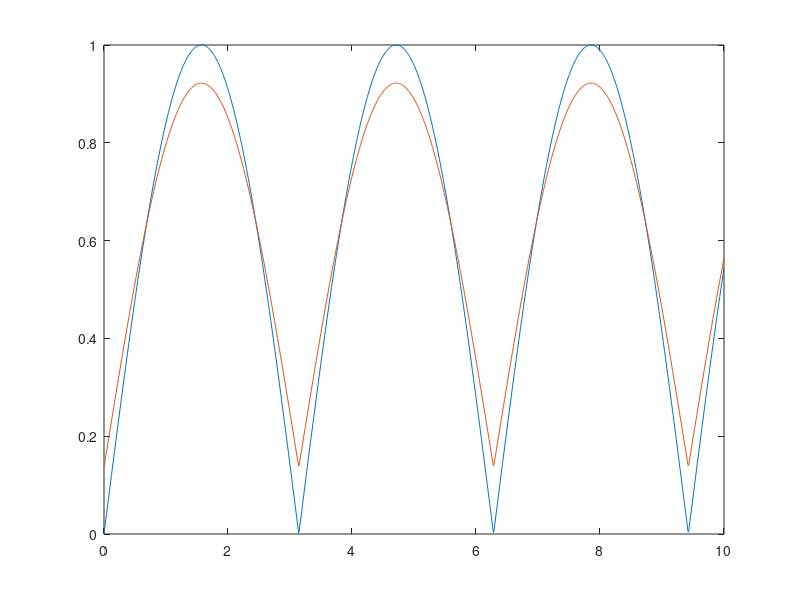
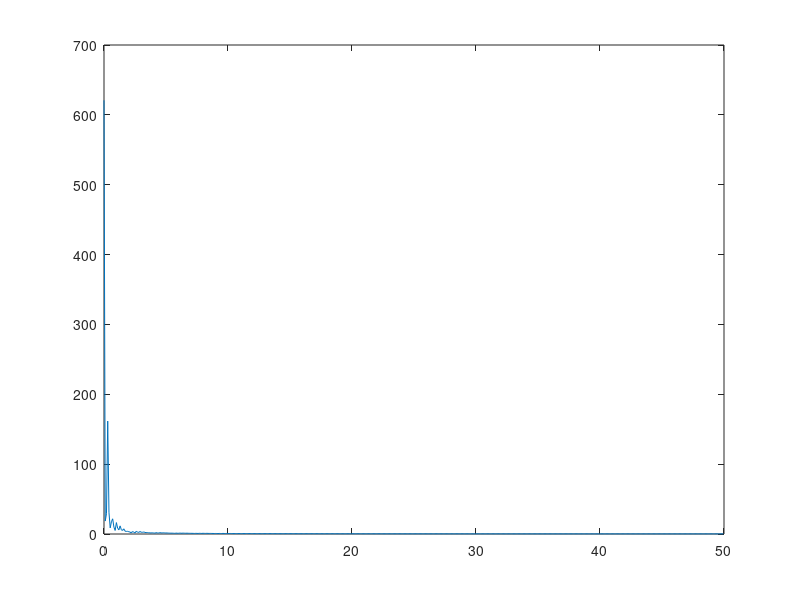

MATLAB code to generate these figures, in order:
%zadanie2
t = 0:0.01:10;
y = abs(sin(t));
omega = 2;
z = 2/pi;
for n=1:100
	z=z+1/(1-4*n^2)*cos(n*omega*t);
endfor;

figure(1)
plot(t,y, t,z)


%widmo amplitudy
n = 100;

widmoamp = fft(z);
widmoamp = widmoamp(1:length(z)/2+1);
f = 0:n/length(z):n/2;


figure(2);
plot(f,abs(widmoamp));


%moc sygnałow harmoniczny
